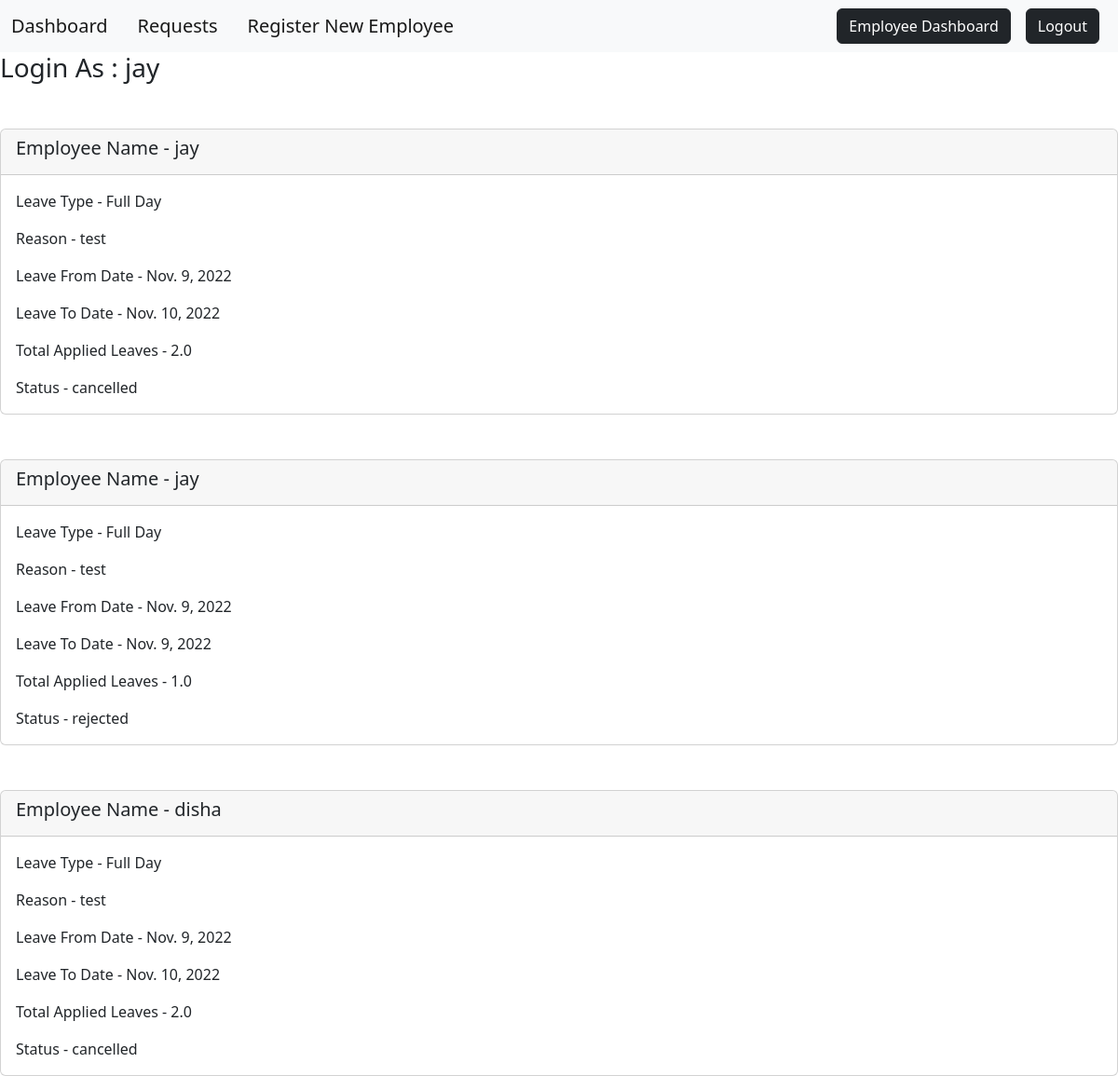
The app's page /dashboard/requests/ (signed in), older data.
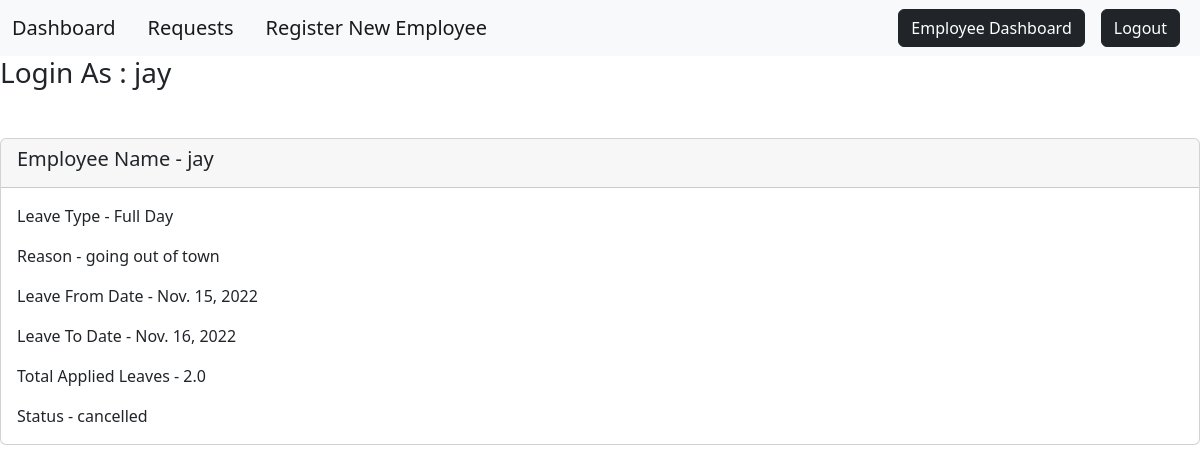
The same page, newer data.
### home/models.py (models this page shows, shortened)
class Leaves(models.Model):
    user = models.ForeignKey(User,on_delete=models.CASCADE)
    leave_reason = models.CharField(max_length=25)
    leave_type = models.CharField(max_length=10)
    leave_from_date = models.DateField(default=timezone.now)
    leave_to_date = models.DateField(default=timezone.now)
    applied_leaves = models.FloatField(default=0)
    choices= (('pending','pending'),('approved','approved'),('rejected','rejected'),('cancelled','cancelled'))
    status = models.CharField(max_length=10, choices=choices)

### employeer/views.py (the view)
# urls.py: path('requests/', views.requests, name="requests"),
@login_required(login_url='user_login')
def requests(request):
    leaves = Leaves.objects.all().order_by('-id')
    if not leaves:
        messages.error(request, "You don't have any leave requests")
        return render(request, 'requests.html', {'username':request.user})
    else:
        return render(request, 'requests.html', {'username':request.user, 'leaves':leaves})

### templates/requests.html (shortened to what this page needs)
{% extends 'admin_base.html' %}
{% block content %}
    <h3> Login As : {{username}} </h3>
    {% for leave in leaves %}
        <div class="card mt-5">
            <div class="card-header">
                <h5 class="card-title">Employee Name - {{leave.user}}</h5>
            </div>
            <div class="card-body">
                <p>Leave Type - {{leave.leave_type}}</p>
                <p class="card-text">Reason - {{leave.leave_reason}}</p>
                <p class="card-text">Leave From Date - {{leave.leave_from_date}} </p>
                <p class="card-text">Leave To Date - {{leave.leave_to_date}}</p>
                <p class="card-text">Total Applied Leaves - {{leave.applied_leaves}}</p>
                <p class="card-text">Status - {{leave.status}}</p>
            </div>
        </div>
    {% endfor %}
{% endblock %}

### templates/admin_base.html (shortened to what this page needs)
<link href="https://cdn.jsdelivr.net/npm/bootstrap@5.2.2/dist/css/bootstrap.min.css" rel="stylesheet">
<html>
<head>  </head>
<body>
    <nav class="navbar navbar-expand-lg bg-light">
    <div class="container-fluid">
        <a class="navbar-brand" href="{% url 'dashboard' %}">Dashboard</a>
        <div class="collapse navbar-collapse" id="navbarSupportedContent">
            <a class="navbar-brand mx-3" href="{% url 'requests' %}">Requests</a>
            <a class="navbar-brand mx-3" href="{% url 'new_employee' %}">Register New Employee</a>
        </div>
        {% if user.is_authenticated %}
        <a href="{% url 'index' %}" class="btn btn-dark mx-2">Employee Dashboard</a>
        <a href="{% url 'user_logout' %}" class="btn btn-dark mx-2">Logout</a>
        {% endif %}
    </div>
    </nav>
{% block content %}
{% endblock %}
</body>
</html>

Row changes from the older to the newer data that the page shows:
removed Leaves: user "jay", leave_type "Full Day", leave_reason "test", leave_from_date "Nov. 9, 2022", leave_to_date "Nov. 10, 2022", applied_leaves "2.0", status "cancelled"
removed Leaves: user "jay", leave_type "Full Day", leave_reason "test", leave_from_date "Nov. 9, 2022", leave_to_date "Nov. 9, 2022", applied_leaves "1.0", status "rejected"
removed Leaves: user "disha", leave_type "Full Day", leave_reason "test", leave_from_date "Nov. 9, 2022", leave_to_date "Nov. 10, 2022", applied_leaves "2.0", status "cancelled"
added Leaves: user "jay", leave_type "Full Day", leave_reason "going out of town", leave_from_date "Nov. 15, 2022", leave_to_date "Nov. 16, 2022", applied_leaves "2.0", status "cancelled"
